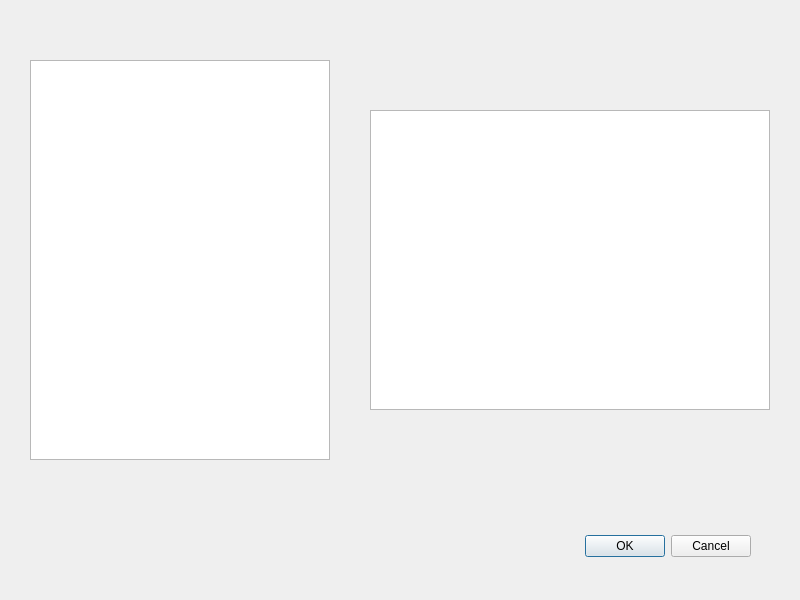
<?xml version="1.0" encoding="UTF-8"?>
<ui version="4.0">
 <class>FaultAlarmDialog</class>
 <widget class="QDialog" name="FaultAlarmDialog">
  <property name="geometry">
   <rect>
    <x>0</x>
    <y>0</y>
    <width>800</width>
    <height>600</height>
   </rect>
  </property>
  <property name="windowTitle">
   <string>Dialog</string>
  </property>
  <widget class="QDialogButtonBox" name="buttonBox">
   <property name="geometry">
    <rect>
     <x>410</x>
     <y>530</y>
     <width>341</width>
     <height>32</height>
    </rect>
   </property>
   <property name="orientation">
    <enum>Qt::Horizontal</enum>
   </property>
   <property name="standardButtons">
    <set>QDialogButtonBox::Cancel|QDialogButtonBox::Ok</set>
   </property>
  </widget>
  <widget class="QListView" name="listView">
   <property name="geometry">
    <rect>
     <x>30</x>
     <y>60</y>
     <width>300</width>
     <height>400</height>
    </rect>
   </property>
  </widget>
  <widget class="QListView" name="listView_2">
   <property name="geometry">
    <rect>
     <x>370</x>
     <y>110</y>
     <width>400</width>
     <height>300</height>
    </rect>
   </property>
  </widget>
 </widget>
 <resources/>
 <connections>
  <connection>
   <sender>buttonBox</sender>
   <signal>accepted()</signal>
   <receiver>FaultAlarmDialog</receiver>
   <slot>accept()</slot>
   <hints>
    <hint type="sourcelabel">
     <x>248</x>
     <y>254</y>
    </hint>
    <hint type="destinationlabel">
     <x>157</x>
     <y>274</y>
    </hint>
   </hints>
  </connection>
  <connection>
   <sender>buttonBox</sender>
   <signal>rejected()</signal>
   <receiver>FaultAlarmDialog</receiver>
   <slot>reject()</slot>
   <hints>
    <hint type="sourcelabel">
     <x>316</x>
     <y>260</y>
    </hint>
    <hint type="destinationlabel">
     <x>286</x>
     <y>274</y>
    </hint>
   </hints>
  </connection>
 </connections>
</ui>
